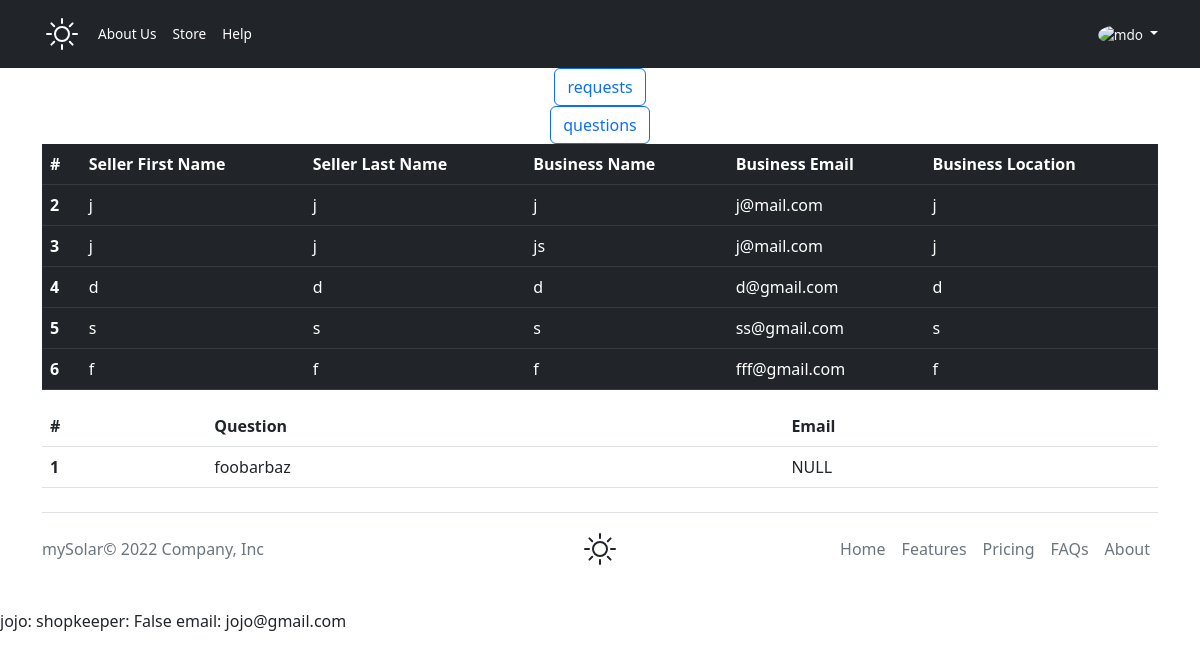
The app's page /requestsAndQuestions (signed in), older data.
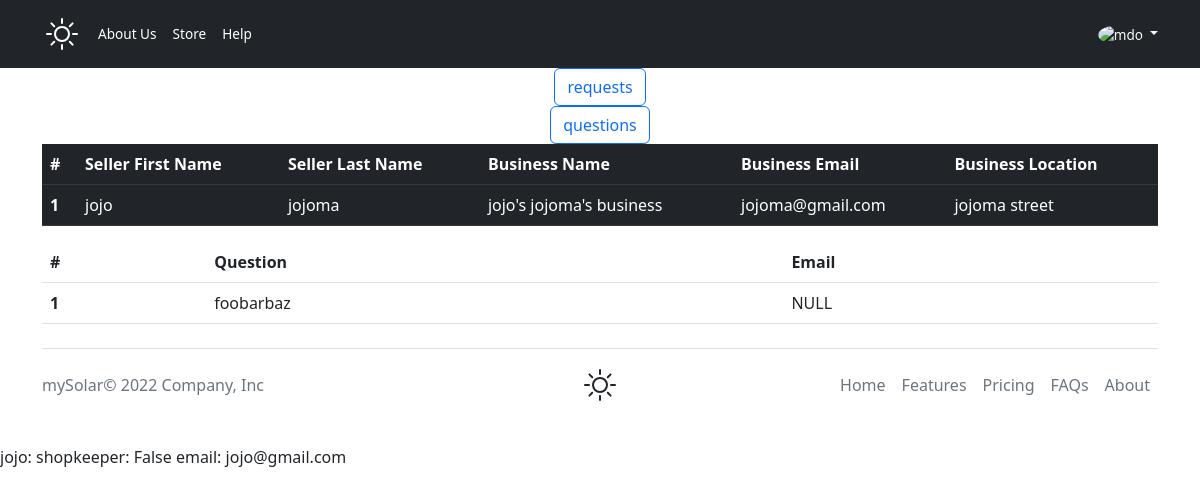
The same page, newer data.
### mySolarApp/models.py (models this page shows)
class sellerRequests(models.Model):
    sellerAcc = models.OneToOneField(User, on_delete=models.CASCADE)
    sellerFName = models.CharField(max_length=24, blank=False)
    sellerLName = models.CharField(max_length=24, blank=False)
    businessEmail = models.EmailField(blank=False)
    businessContact = models.CharField(max_length=15, blank=False)
    name = models.CharField(max_length=64, unique=True, blank=False)
    location = models.CharField(max_length=128, blank=False)
    bio = models.CharField(max_length=1000, blank=False)
    profile_pic = models.ImageField(
        blank=True, height_field=None, width_field=None, upload_to='profile_and_banner_images')
    banner_pic = models.ImageField(
        blank=True, height_field=None, width_field=None, upload_to='profile_and_banner_images')
    identification = models.CharField(max_length=13, unique=True, blank=False)

class userQuestions(models.Model):
    email = models.EmailField(blank=True)
    question = models.CharField(max_length=1000, blank=False, unique=True)
    is_FAQ = models.BooleanField(default=False)

### mySolarApp/views.py (the view)
# urls.py: path("requestsAndQuestions", requestsAndQuestions, name="requests"),
@login_required
def requestsAndQuestions(request):
    if request.user.is_staff == False or request.user.is_superuser == False:
        return render(request, "mySolar/fail.html", {'message': "You are not permitted here."})
    else:
        requests = sellerRequests.objects.all()
        QUESTIONS = userQuestions.objects.all()
        return render(request, "mySolar/requestsAndQuestions.html", {"requests": requests, "questions": QUESTIONS})

### mySolarApp/models.py (called while the page is built)
    def __str__(self):
        return f'{self.username}: shopkeeper: {self.is_shopkeeper} email: {self.email}'

### mySolarApp/templates/mySolar/requestsAndQuestions.html (shortened to what this page needs)
{% extends 'mySolar/layout.html' %}
{% block body %}
<div>
    <button class="btn btn-outline-primary d-block mx-auto text-center d-inline">requests</button>
    <button class="btn btn-outline-primary d-block mx-auto text-center d-inline">questions</button>
</div>
<div class="requests">
    <table class="table table-hover table-dark">
        <thead>
            <tr>
                <th scope="col">#</th>
                <th scope="col">Seller First Name</th>
                <th scope="col">Seller Last Name</th>
                <th scope="col">Business Name</th>
                <th scope="col">Business Email</th>
                <th scope="col">Business Location</th>
            </tr>
        </thead>
        <tbody>
            {% for seller in requests %}
            <tr>
                <th scope="row">{{ seller.pk }}</th>
                <td>{{seller.sellerFName}}</td>
                <td>{{seller.sellerLName}}</td>
                <td>{{seller.name}}</td>
                <td>{{seller.businessEmail}}</td>
                <td>{{seller.location}}</td>
            </tr>
            {% endfor %}
        </tbody>
    </table>
</div>
<div class="questions">
    <table class="table table-hover">
        <thead>
            <tr>
                <th scope="col">#</th>
                <th scope="col">Question</th>
                <th scope="col">Email</th>
            </tr>
        </thead>
        <tbody>
            {% for question in questions %}
            <tr>
                <th scope="row">{{ question.pk }}</th>
                <td>{{question.question}}</td>
                {% if question.email == '' %}
                <td>NULL</td>
                {% else %}
                <td>{{question.email}}</td>
                {% endif %}
            </tr>
            {% endfor %}
        </tbody>
    </table>
</div>
{% endblock %}

Row changes from the older to the newer data that the page shows:
removed sellerRequests: pk "2", sellerFName "j", sellerLName "j", name "j", businessEmail "j@mail.com", location "j"
removed sellerRequests: pk "3", sellerFName "j", sellerLName "j", name "js", businessEmail "j@mail.com", location "j"
removed sellerRequests: pk "4", sellerFName "d", sellerLName "d", name "d", businessEmail "d@gmail.com", location "d"
removed sellerRequests: pk "5", sellerFName "s", sellerLName "s", name "s", businessEmail "ss@gmail.com", location "s"
removed sellerRequests: pk "6", sellerFName "f", sellerLName "f", name "f", businessEmail "fff@gmail.com", location "f"
added sellerRequests: pk "1", sellerFName "jojo", sellerLName "jojoma", name "jojo's jojoma's business", businessEmail "jojoma@gmail.com", location "jojoma street"
